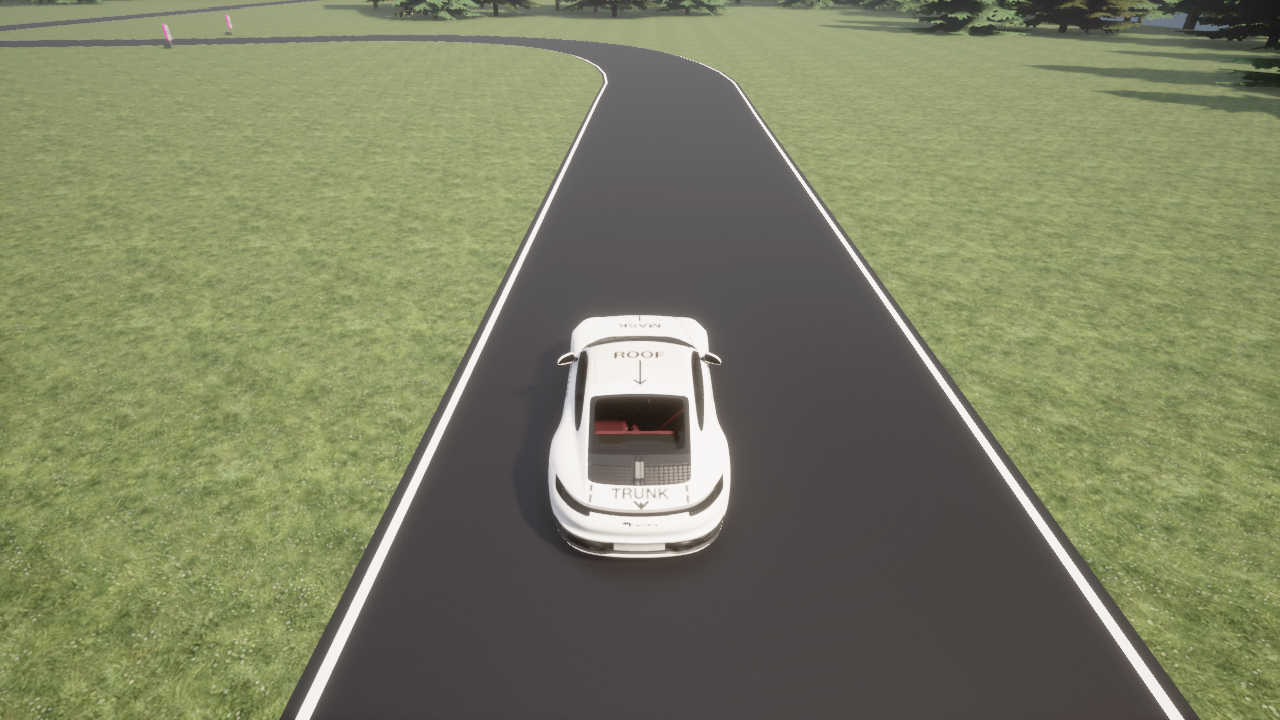
#> input picture imgs/00116571.png, 1280 x 720 px
$ python segmentation.py
#> lines starting #> are read from the running program, lines starting #| are printed output that depends on the picture; after the words box and inside, x2 and y2 are one past the last pixel; in counts of white or black regions, pixels touching at a corner belong together
import cv2
import matplotlib.pyplot as plt
import numpy as np


car = cv2.imread('./imgs/00116571.png')
#> car is the input picture: shape (720, 1280, 3); mean B, G, R 99.2, 129.3, 125.1
hsv_car = cv2.cvtColor(car, cv2.COLOR_BGR2HSV)
#> hsv_car: shape (720, 1280, 3); mean H, S, V 41.1, 56.2, 130.9

min_grey = (0, 0, 70)
max_grey = (255, 15, 115)

# plt.imshow(hsv_car)
# plt.show()


mask = cv2.inRange(hsv_car, min_grey, max_grey)
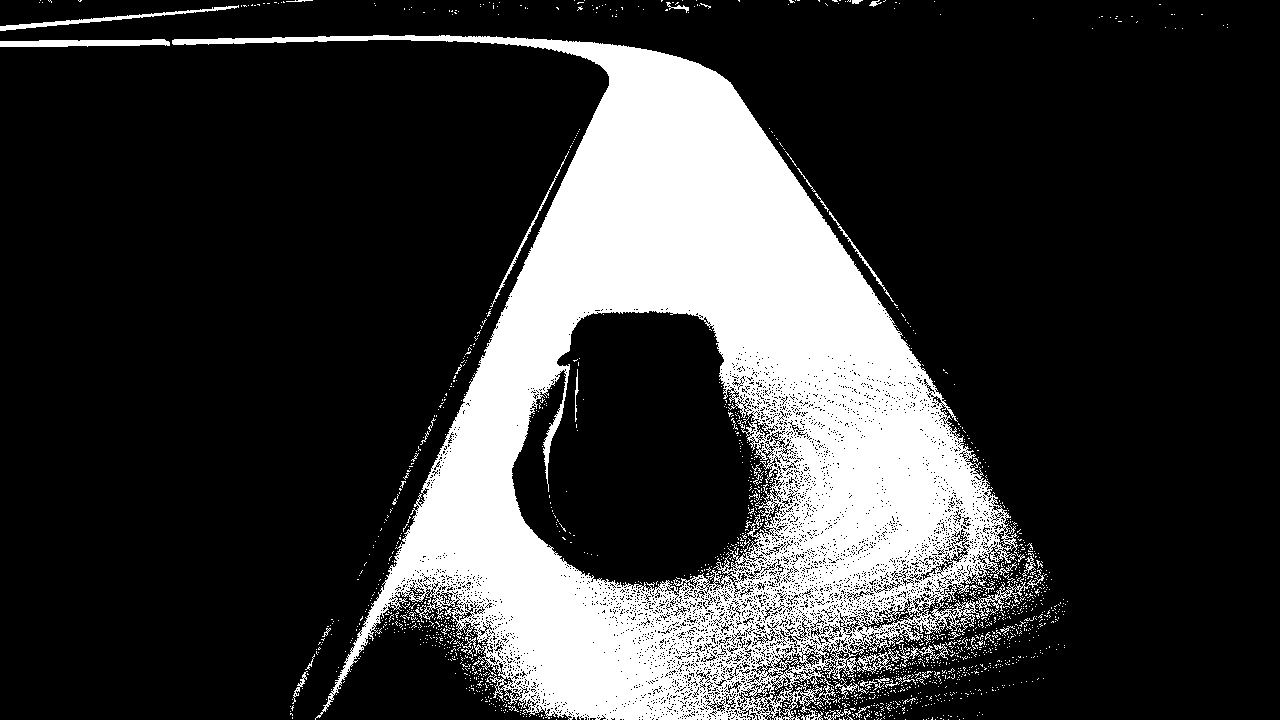
#> mask: shape (720, 1280); 21.8% white; 1634 white regions (1593 under 20 px), largest, box (x1, y1, x2, y2) and area: (172, 35, 1044, 720) 193023, (0, 39, 170, 47) 1030, (0, 5, 239, 31) 847
# plt.imshow(mask)
# plt.show()

row = mask[300,:]
#> row = 1280 values, max 255 at index 494, min 0 at index 0, mean 74.51
# [4 lines of commented-out code are left out]
print(np.array([row]))
#> (printed output is left out)

plt.subplot(121), plt.imshow(np.array([row]).repeat(100, axis=0))
plt.subplot(122), plt.imshow(mask)
plt.show()
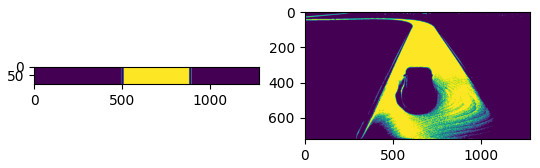
#> figure drawn by matplotlib, 2 panels

output = cv2.connectedComponentsWithStats(row, 4)

num_labels = output[0]
#> num_labels = 4
# The second cell is the label matrix
labels = output[1]
#> labels = 1280 values, max 3 at index 891, min 0 at index 0, mean 0.585
# The third cell is the stat matrix
stats = output[2]
#> stats = [[0, 0, 1, 1280, 906], [0, 494, 1, 1, 1], [0, 508, 1, 371, 371], [0, 891, 1, 2, 2]]
# The fourth cell is the centroid matrix
centroids = output[3]
#> centroids = [[0, 617.2], [0, 494], [0, 693], [0, 891.5]]

area = stats[:, cv2.CC_STAT_AREA]
#> area = [906, 1, 371, 2]
print("area", area)
#| area [906   1 371   2]
x = stats[:, cv2.CC_STAT_LEFT]
#> x = [0, 0, 0, 0]
y = stats[:, cv2.CC_STAT_TOP]
#> y = [0, 494, 508, 891]
w = stats[:, cv2.CC_STAT_WIDTH]
#> w = [1, 1, 1, 1]
h = stats[:, cv2.CC_STAT_HEIGHT]
#> h = [1280, 1, 371, 2]

print("left", x)
#| left [0 0 0 0]
print("top", y)
#| top [  0 494 508 891]
print(w)
#| [1 1 1 1]
print(h)
#| [1280    1  371    2]
